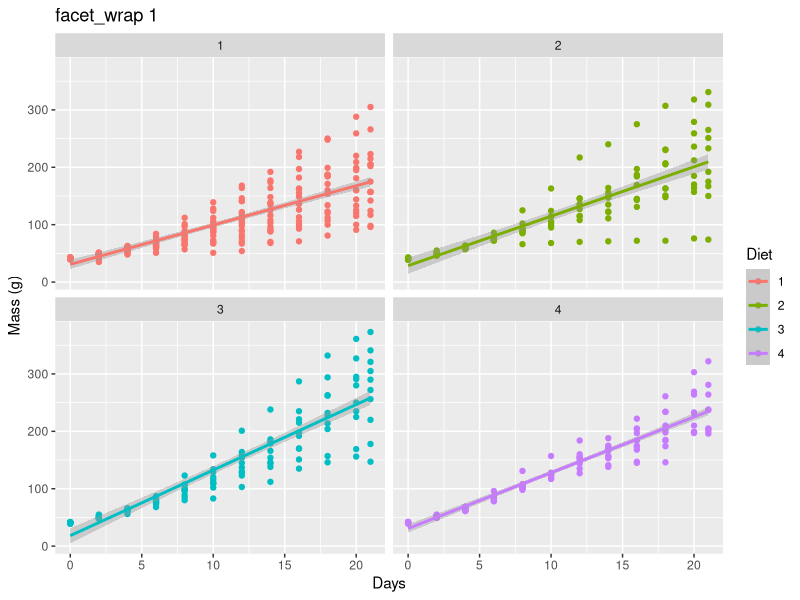
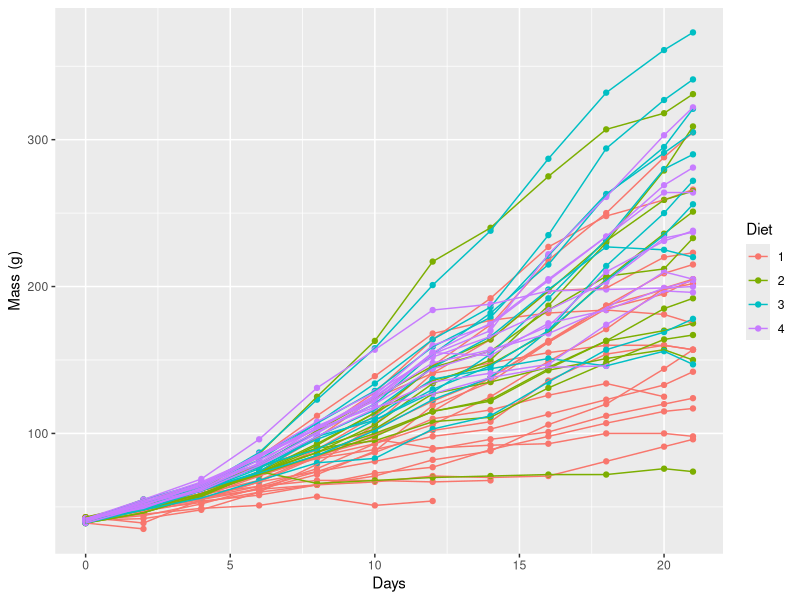
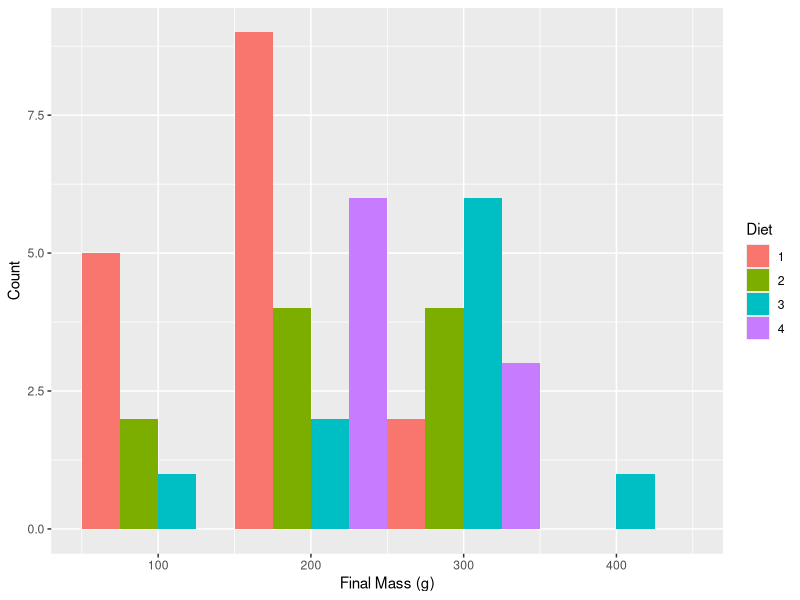
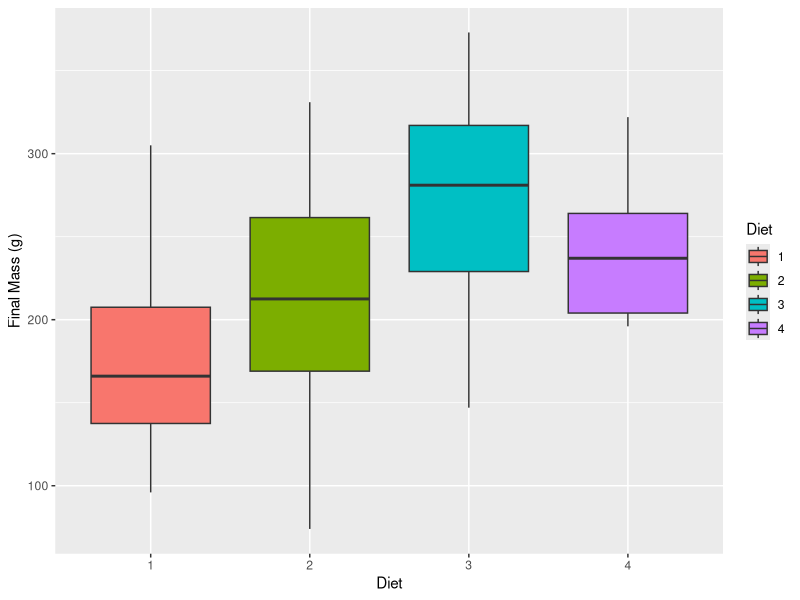
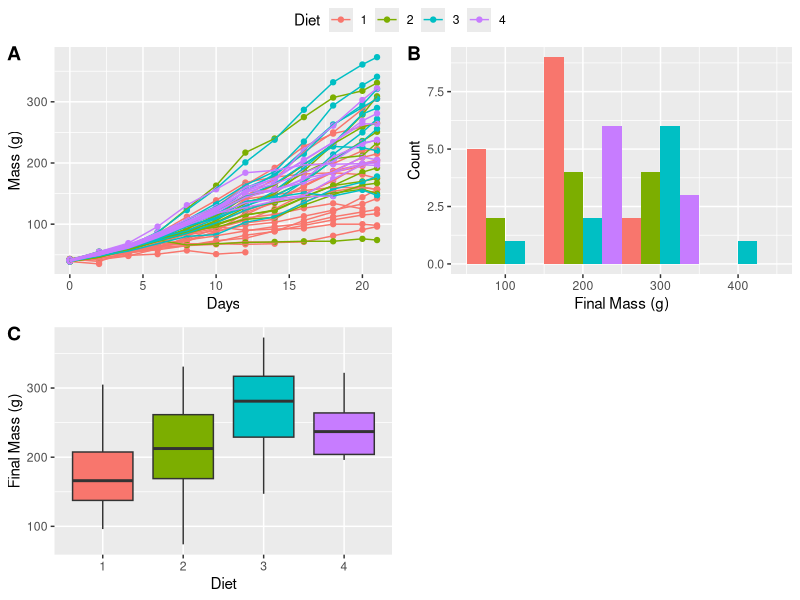

The R source for these figures, in order:
#Day 1 Faceting 
#Using new library called ggpubr
#Here we use the function called ggarrange-found in the ggpubr package

#Loading packages
library(tidyverse)
library(ggpubr)

# Loading dataset
ChickWeight <- datasets::ChickWeight
# Create faceted figure
ggplot(data = ChickWeight, aes(x = Time, y = weight, colour = Diet)) +
  geom_point() + #creating points of each of the observations
  geom_smooth(method = "lm") +      # Note the `+` sign here
  facet_wrap(~Diet, ncol = 2) +      # This is the line that creates the facets
  labs(x = "Days", y = "Mass (g)") + #labelling axis
  ggtitle("facet_wrap 1")                 # Ading title


#facet wraping multiple graphs
#Using the function ggarrange


line_1 <- ggplot(data = ChickWeight, aes(x = Time, y = weight, colour = Diet)) +
  geom_point() +
  geom_line(aes(group = Chick)) +
  labs(x = "Days", y = "Mass (g)")
line_1

#
ChickLast <- ChickWeight %>%
  filter(Time == 21)

# Note that we are using 'ChickLast', not 'ChickWeight'
histogram_1 <- ggplot(data = ChickLast, aes(x = weight)) +
  geom_histogram(aes(fill = Diet), position = "dodge", binwidth = 100) +
  labs(x = "Final Mass (g)", y = "Count")
histogram_1

# Note that we are using 'ChickLast', not 'ChickWeight'
box_1 <- ggplot(data = ChickLast, aes(x = Diet, y = weight)) +
  geom_boxplot(aes(fill = Diet)) +
  labs(x = "Diet", y = "Final Mass (g)")
box_1


#Gridding figures
ggarrange(line_1, histogram_1, box_1,
          ncol = 2, nrow = 2, # Set number of rows and columns
          labels = c("A", "B", "C", "D"), # Label each figure
          common.legend = TRUE) # Create common legend









